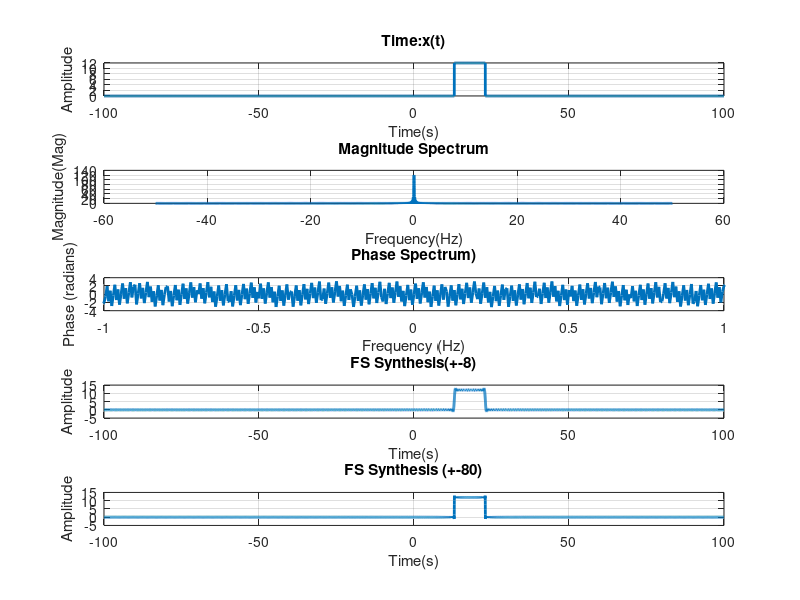

The MATLAB source for this figure:
clc; clear; close all;
ID_NO = '2024A3PS0378P';
A = ID_NO(12) - 48 + 4;
W = ID_NO(11) - 48 + 3;
X = ID_NO(12) - 48 + 10;
t = linspace(-100, 100, 20000);  % <-- You must define t
dt = t(2) - t(1);
x_func = @(t) A*(abs(t) < W/2);
x = x_func(t - X);
%%
subplot(5, 1, 1);
plot(t, x, 'LineWidth', 2)
grid on
title('Time:x(t)')
xlabel('Time(s)')
ylabel('Amplitude')
Xf = fftshift(fft(x))*dt;
N = numel(t);
f = (-N/2:N/2-1) * (1/(dt*N));
omega = 2*pi*f;
subplot(5,1,2)
plot(f, abs(Xf), 'LineWidth', 2)
grid on
title('Magnitude Spectrum')
xlabel('Frequency(Hz)')
ylabel('Magnitude(Mag)')
subplot(5,1,3)
plot(f, angle(Xf), 'LineWidth', 2);
grid on
title('Phase Spectrum)')
xlabel('Frequency (Hz)')
ylabel('Phase (radians)')
xlim([-1 1])
omega_c = 8;   % cutoff in rad/s (CHANGE THIS AS YOU LIKE)
LP_filter = abs(omega) < omega_c;  % rectangular LPF window
Xf_LP = Xf .* LP_filter;           % apply low-pass filter
x_rec = ifft(ifftshift(Xf_LP))/dt;
subplot(5, 1, 4)
plot(t, x_rec, 'LineWidth', 2)
grid on
title('FS Synthesis(+-8)')
xlabel('Time(s)')
ylabel('Amplitude')
omega_c2 = 80;
LP_filter2 = abs(omega) < omega_c2;
Xf_LP2= Xf.*LP_filter2;
x_rec2 = ifft(ifftshift(Xf_LP2))/dt;
subplot(5, 1, 5)
plot(t, x_rec2, 'LineWidth', 2)
grid on
title('FS Synthesis (+-80)')
xlabel('Time(s)')
ylabel('Amplitude')
